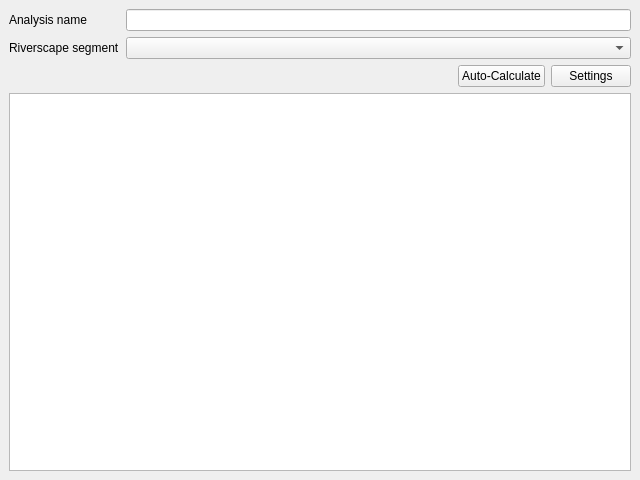
<?xml version="1.0" encoding="UTF-8"?>
<ui version="4.0">
 <class>AnalysisDocWidget</class>
 <widget class="QDockWidget" name="AnalysisDocWidget">
  <property name="geometry">
   <rect>
    <x>0</x>
    <y>0</y>
    <width>640</width>
    <height>480</height>
   </rect>
  </property>
  <property name="windowTitle">
   <string>DockWidget</string>
  </property>
  <widget class="QWidget" name="dockWidgetContents">
   <layout class="QVBoxLayout" name="verticalLayout_2">
    <item>
     <layout class="QVBoxLayout" name="verticalLayout">
      <item>
       <layout class="QGridLayout" name="gridLayout">
        <item row="1" column="1">
         <widget class="QLabel" name="label">
          <property name="text">
           <string>Riverscape segment</string>
          </property>
         </widget>
        </item>
        <item row="0" column="1">
         <widget class="QLabel" name="lnName">
          <property name="text">
           <string>Analysis name</string>
          </property>
         </widget>
        </item>
        <item row="0" column="2">
         <widget class="QLineEdit" name="txtName"/>
        </item>
        <item row="1" column="2">
         <widget class="QComboBox" name="cboSegment"/>
        </item>
       </layout>
      </item>
      <item>
       <layout class="QHBoxLayout" name="horizontalLayout">
        <item>
         <spacer name="horizontalSpacer">
          <property name="orientation">
           <enum>Qt::Horizontal</enum>
          </property>
          <property name="sizeHint" stdset="0">
           <size>
            <width>40</width>
            <height>20</height>
           </size>
          </property>
         </spacer>
        </item>
        <item>
         <widget class="QPushButton" name="cmdAuto">
          <property name="text">
           <string>Auto-Calculate</string>
          </property>
         </widget>
        </item>
        <item>
         <widget class="QPushButton" name="cmdSettings">
          <property name="text">
           <string>Settings</string>
          </property>
         </widget>
        </item>
       </layout>
      </item>
     </layout>
    </item>
    <item>
     <widget class="QTableView" name="tableView"/>
    </item>
   </layout>
  </widget>
 </widget>
 <resources/>
 <connections/>
</ui>
